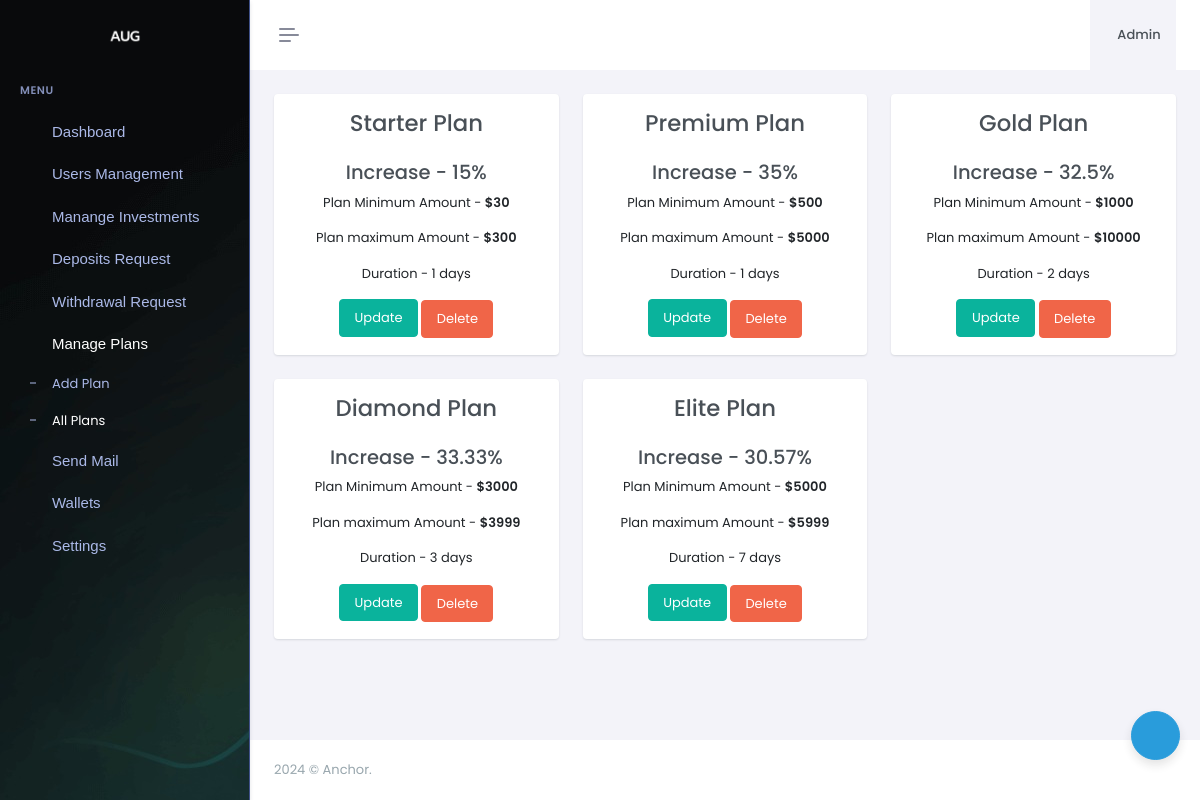
Page /uadmin/plans.php (signed in) on the committed database.
### tables this page shows
CREATE TABLE `package1` (
  `id` int(6) NOT NULL,
  `pname` varchar(122) NOT NULL,
  `increase` double NOT NULL,
  `duration` int(11) NOT NULL,
  `min_amt` varchar(255) NOT NULL,
  `max_amt` varchar(255) NOT NULL
);

CREATE TABLE `settings` (
  `id` int(11) NOT NULL,
  `sitename` varchar(255) NOT NULL,
  `siteurl` varchar(255) NOT NULL,
  `sitemail` varchar(255) NOT NULL,
  `ref_bonus` varchar(255) NOT NULL,
  `btc_wallet` varchar(255) NOT NULL
);

### config/config.php (called while the page is built, shortened)
<?php
include 'db.php';
	$select = mysqli_query($link, "SELECT * FROM settings WHERE id = '1' ");
	if (mysqli_num_rows($select) > 0) {
		$row = mysqli_fetch_assoc($select);
		$sitename = $row['sitename'];
	}
?>

### config/functions.php (called while the page is built, shortened)
<?php
include 'config.php';
?>

### uadmin/plans.php (the view, shortened to what this page needs)
<?php
include 'header.php';
 ?>
<div class="page-content">
    <div class="container-fluid">
    	<div class="row">
<?php
	$sql = "SELECT * FROM package1";
	$result = mysqli_query($link,$sql);
	if(mysqli_num_rows($result) > 0){
		while($row = mysqli_fetch_assoc($result)){
?>
            <div class="col-xl-4 col-lg-6 col-sm-6">
                <div class="card">
                    <div class="card-body">
                        <div class="new-arrival-product">
                            <form method="POST" action="">
	                            <div class="new-arrival-content text-center mt-0">
	                            	<h3 class="mb-4"><?php echo $row['pname'] ?></h3>
	                                <h4>Increase - <?php echo $row['increase']?>%</h4>
	                                <p><i class="pe-7s-play"></i> Plan Minimum Amount - <b>$<?php echo $ct ?><?php echo $row['min_amt'];?></b></p>
                                  <p><i class="pe-7s-play"></i> Plan maximum Amount - <b>$<?php echo $ct ?><?php echo $row['max_amt'];?></b></p>
	                                <p><i class="pe-7s-play"></i> Duration - <?php echo $row['duration'];?> days</p>
	                                <a href="addpackages.php?id=<?php echo $row['id'];?>"  class="btn btn-success" style="margin-bottom: 2px;">Update</a>
	                                <a href="plans.php?mid=<?php echo $row['id'];?>"  class="btn btn-danger" onclick="return confirm('Do you really want to delete this package');">Delete</a>
	                            </div>
	                        </form>
                        </div>
                    </div>
                </div>
            </div>
<?php }} ?>
        </div>
    </div>
</div>
 <?php
include 'footer.php';
  ?>

### uadmin/header.php (shortened to what this page needs)
<?php
include '../config/db.php';
include '../config/config.php';
include '../config/functions.php';
if (isset($_SESSION['adminid'])) {
        $email = $_SESSION['adminemail'];
        $query = mysqli_query($link, "SELECT * FROM admin WHERE email = '$email' ");
        if (mysqli_num_rows($query) > 0) {
            $row = mysqli_fetch_assoc($query);
            $aname = $row['name'];
        }
    }else{
        echo "<script>window.location.href = 'login.php' </script>";
    }
 ?>
<!doctype html>
<html lang="en" data-layout="vertical" data-topbar="light" data-sidebar="dark" data-sidebar-size="lg" data-sidebar-image="none">
<head>
    <link rel="stylesheet" href="../public/assets/libs/gridjs/theme/mermaid.min.css">
    <link href="../public/assets/libs/swiper/swiper-bundle.min.css" rel="stylesheet" type="text/css" />
    <link href="../public/assets/libs/jsvectormap/css/jsvectormap.min.css" rel="stylesheet" type="text/css" />
    <link href="../public/assets/css/bootstrap.min.css" rel="stylesheet" type="text/css" />
    <link href="../public/assets/css/icons.min.css" rel="stylesheet" type="text/css" />
    <link href="../public/assets/css/app.min.css" rel="stylesheet" type="text/css" />
    <link href="../public/assets/css/custom.min.css" rel="stylesheet" type="text/css" />
    <link rel="stylesheet" href="../public/cdn.datatables.net/1.11.5/css/dataTables.bootstrap5.min.css" />
    <link rel="stylesheet" href="../public/cdn.datatables.net/responsive/2.2.9/css/responsive.bootstrap.min.css" />
    <link rel="stylesheet" href="../public/cdn.datatables.net/buttons/2.2.2/css/buttons.dataTables.min.css">
</head>
<body>
    <div id="layout-wrapper">
        <header id="page-topbar">
    <div class="layout-width">
        <div class="navbar-header">
            <div class="d-flex">
                <button type="button" class="btn btn-sm px-3 fs-16 header-item vertical-menu-btn topnav-hamburger"
                    id="topnav-hamburger-icon">
                    <span class="hamburger-icon">
                        <span></span>
                        <span></span>
                        <span></span>
                    </span>
                </button>
            </div>
            <div class="d-flex align-items-center">
                <div class="dropdown ms-sm-3 header-item topbar-user">
                    <button type="button" class="btn" id="page-header-user-dropdown" data-bs-toggle="dropdown"
                        aria-haspopup="true" aria-expanded="false">
                        <span class="d-flex align-items-center">
                            <span class="text-start ms-xl-2">
                                <span class="d-none d-xl-inline-block ms-1 fw-medium user-name-text"><?php echo ucfirst($aname) ?></span>
                            </span>
                        </span>
                    </button>
                </div>
            </div>
        </div>
    </div>
</header>
        <div class="app-menu navbar-menu" style="background:url('login/auth.jpg')">
            <div class="navbar-brand-box">
                <a href="index.php" class="logo logo-light">
                    <span class="logo-lg">
                        <img src="../public/assets/images/logo-light.png" alt="" height="17">
                    </span>
                </a>
            </div>
            <div id="scrollbar">
                <?php include 'sidebar.php'; ?>
            </div>
            <div class="sidebar-background"></div>
        </div>
        <div class="main-content">

### uadmin/footer.php (shortened to what this page needs)
            <footer class="footer">
                <div class="container-fluid">
                    <div class="row">
                        <div class="col-sm-6">
                            <script>document.write(new Date().getFullYear())</script> © <?php echo $sitename ?>.
                        </div>
                                            </div>
                </div>
            </footer>
        </div>
    </div>
    <div class="customizer-setting d-none d-md-block">
        <div class="btn-info btn-rounded shadow-lg btn btn-icon btn-lg p-2" data-bs-toggle="offcanvas" data-bs-target="#theme-settings-offcanvas" aria-controls="theme-settings-offcanvas">
        </div>
    </div>
</body>
</html>

### rows in the picture
package1: pname "Starter Plan", increase "15", min_amt "30", max_amt "300", duration "1"
package1: pname "Premium Plan", increase "35", min_amt "500", max_amt "5000", duration "1"
package1: pname "Gold Plan", increase "32.5", min_amt "1000", max_amt "10000", duration "2"
package1: pname "Diamond Plan", increase "33.33", min_amt "3000", max_amt "3999", duration "3"
package1: pname "Elite Plan", increase "30.57", min_amt "5000", max_amt "5999", duration "7"
settings: sitename "Anchor"

### other values in the picture
$aname "Admin"
